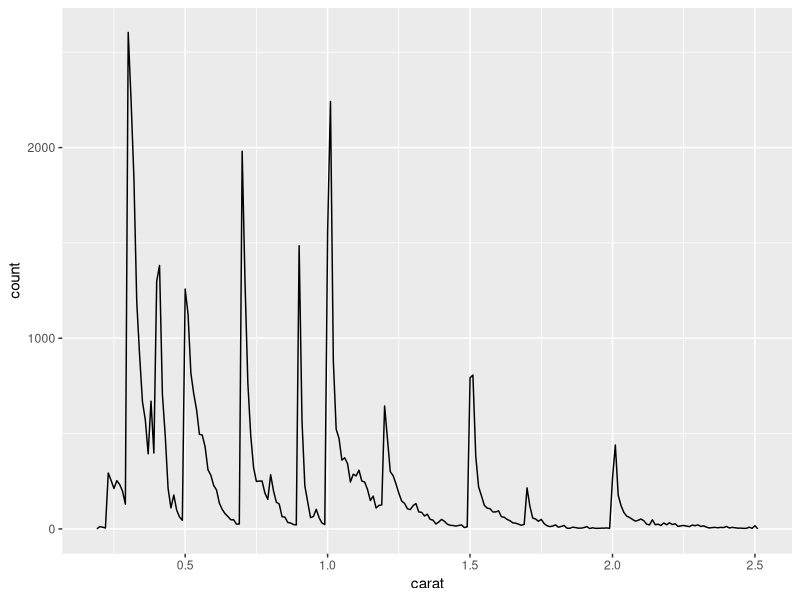
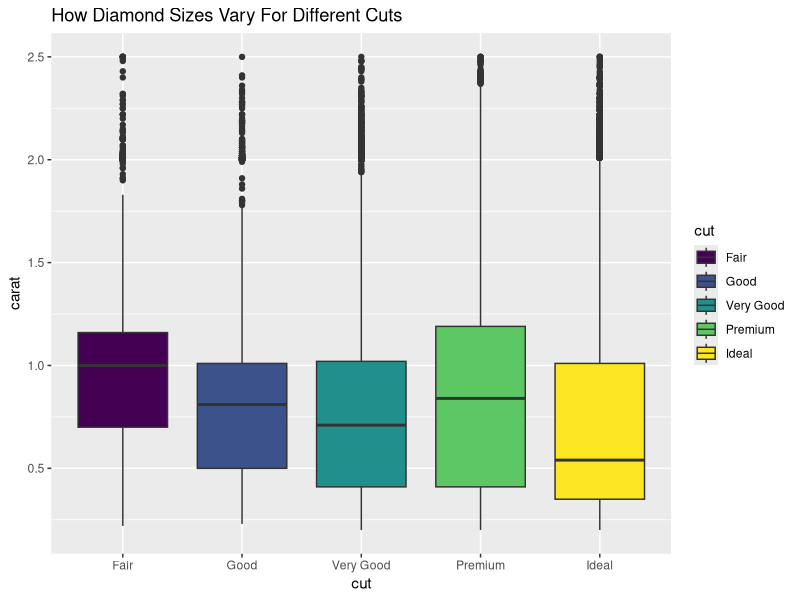
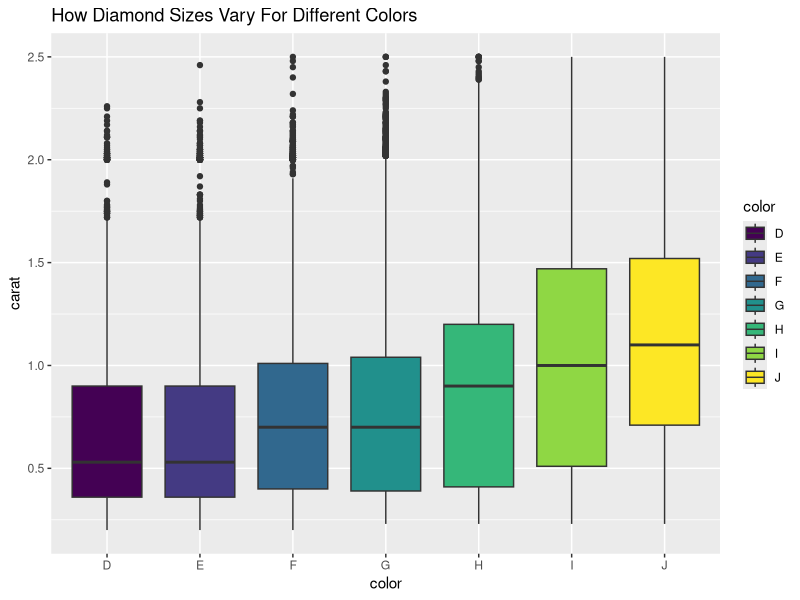
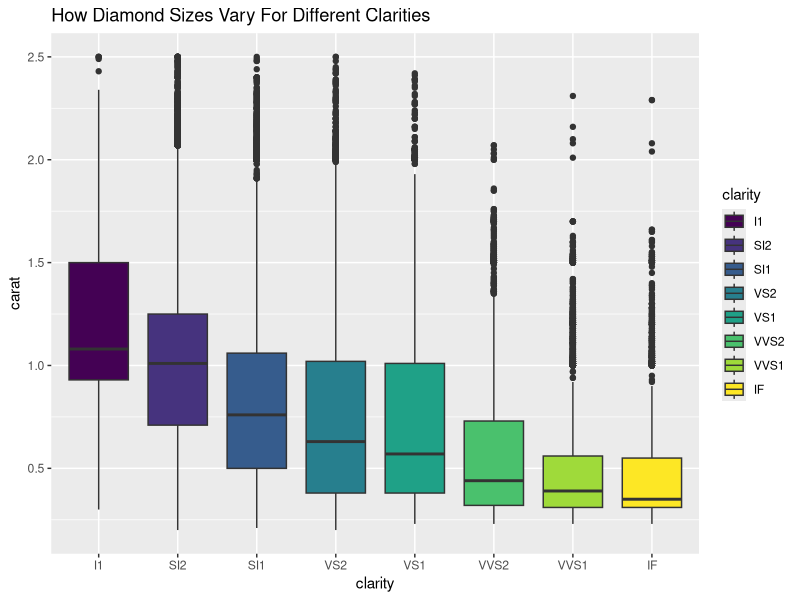

Write R code to recreate these figures, in order.
## ---- chunk 1
library(ggplot2)
library(dplyr)

smaller <- diamonds %>% 
  filter(carat <= 2.5)
## ---- chunk 2
smaller %>% 
  ggplot(aes(carat)) + 
  geom_freqpoly(binwidth = 0.01)
## ---- chunk 3
knitr::opts_chunk$set(
  echo = FALSE
)
smaller %>%
  ggplot(aes(x=cut, y=carat, fill=cut)) +
  geom_boxplot() +
  labs(
    title="How Diamond Sizes Vary For Different Cuts"
  )
## ---- chunk 4
knitr::opts_chunk$set(
  echo = FALSE
)
smaller %>%
  ggplot(aes(x=color, y=carat, fill=color)) +
  geom_boxplot() +
  labs(
    title="How Diamond Sizes Vary For Different Colors"
  )
## ---- chunk 5
knitr::opts_chunk$set(
  echo = FALSE
)
smaller %>%
  ggplot(aes(x=clarity, y=carat, fill=clarity)) +
  geom_boxplot() +
  labs(
    title="How Diamond Sizes Vary For Different Clarities"
  )
